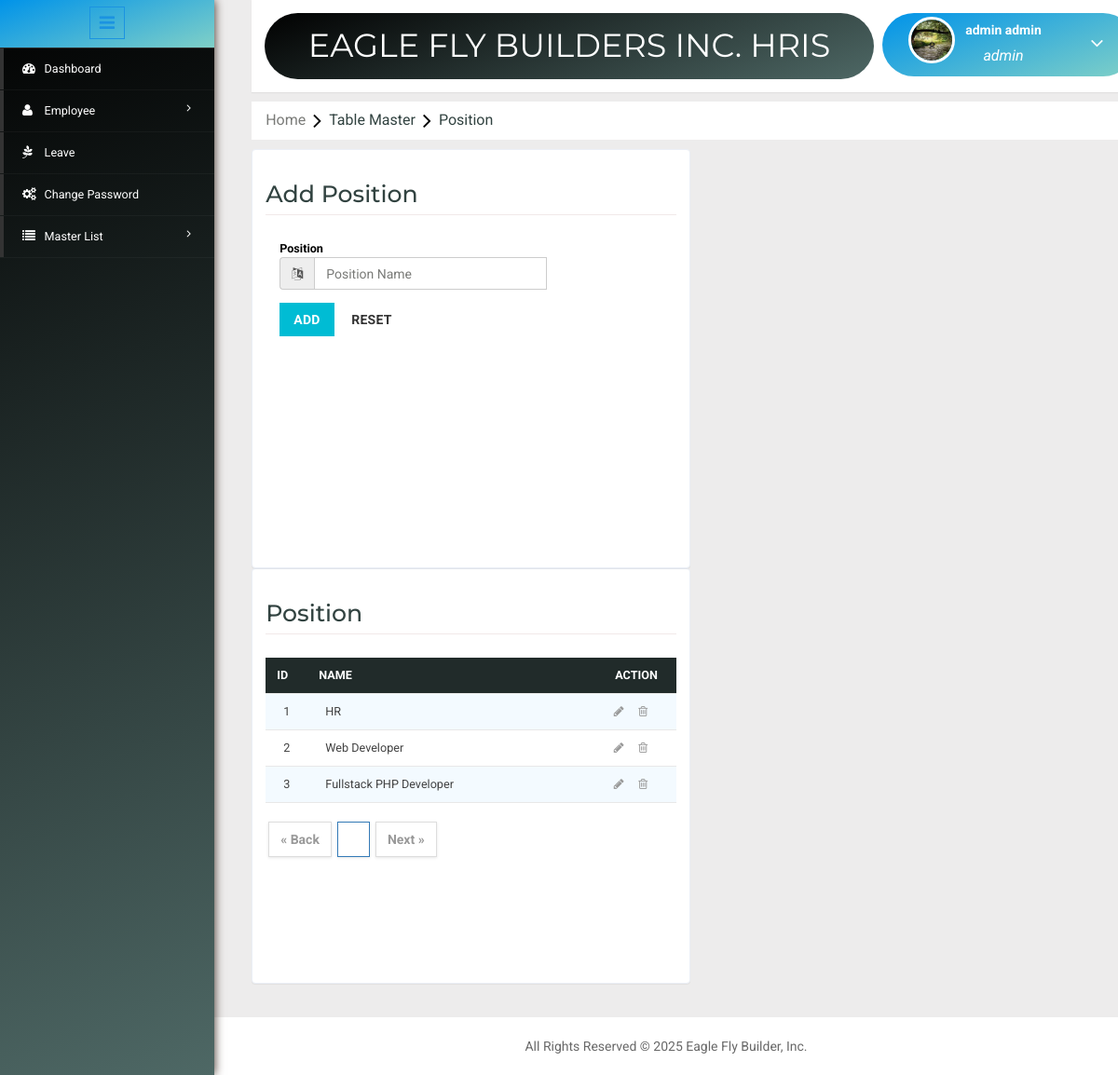
The app's page /position.php (signed in) with its own data.
### tables this page shows
CREATE TABLE `position` (
  `PositinId` int(11) NOT NULL,
  `Name` varchar(200) NOT NULL
);

### position.php (the view, shortened to what this page needs)
<?php include('header.php'); ?>
<?php
	$dbs = new database();
	$db=$dbs->connection();
  $name="";
  $pagelimit = 5;
  $positionid = mysqli_query($db,"select count(PositinId) total from position");
  $positionn = mysqli_fetch_assoc($positionid);
  $number_of_row = ceil($positionn['total'] /5);
  if(isset($_GET['bn']) && intval($_GET['bn']) <= $number_of_row && intval($_GET['bn']) != 0)
  {
    $Skip = (intval($_GET['bn']) * $pagelimit) - $pagelimit;
    $sql = mysqli_query($db,"select * from position LIMIT $Skip,$pagelimit");
  }
  else
  {
    $sql = mysqli_query($db,"select * from position LIMIT $pagelimit");
  }
?>
<link rel="stylesheet" type="text/css" href="css/table-style.css" />
<ol class="breadcrumb" style="margin: 10px 0px ! important;">
    <li class="breadcrumb-item"><a href="Home.php">Home</a><i class="fa fa-angle-right"></i>Table Master<i class="fa fa-angle-right"></i>Position</li>
</ol>
<div class="validation-system" style="margin-top: 0;">
 		<div class="validation-form" style="overflow: auto; margin-right:20px; height: 450px; width: 49%; float: left;">
        <form method="POST" action="controller/ccity.php?positionedit=<?php echo isset($row['PositinId']) ? $row['PositinId'] : ''; ?>">
        <div class="vali-form-group" >
        <h2>Add Position</h2>
          	<div class="col-md-3 control-label">
            	<label class="control-label">Position</label>
              	<div class="input-group">
                  	<span class="input-group-addon">
              			<i class="fa fa-language" aria-hidden="true"></i>
              		</span>
              	<input type="text" name="position" required="" value="<?php echo $name; ?>"  placeholder="Position Name" class="form-control" style="width: 250px; height: 35px; float: right;">
              	</div>
            </div>
        </div>
            <div class="col-md-12 form-group">
              <button type="submit" name="positionl" class="btn btn-primary">Add</button>
              <button type="reset" class="btn btn-default">Reset</button>
            </div>
          <div class="clearfix"> </div>
        </form>
 </div>
 <div class="validation-form" style="width: 49%; overflow: auto;">
 		<div style="height: 396px;">
					<div class="w3l-table-info">
					  <h2>Position</h2>
					    <table id="table">
						<thead>
						  <tr>
						  	<th>Id</th>
							<th style="width: 5000px;">Name</th>
							<th style="text-align: center; width: 450px;">Action</th>
						  </tr>
						</thead>
						<tbody>
						<?php $i=1; while($row = mysqli_fetch_assoc($sql)) { ?>
						<tr>
							<td><?php if(isset($_GET['bn'])==0){ echo $i; } else{ echo ($_GET['bn']-1)*5+$i; } $i++;?></td>
							<td><?php echo ucfirst($row['Name']); ?></td>
							<td><a href="?positionedit=<?php echo $row['PositinId']; ?>"><i class="fa fa-pencil" aria-hidden="true"></i></a>&nbsp;&nbsp;&nbsp;&nbsp;&nbsp;<a href="controller/ccity.php?positiondelete=<?php echo $row['PositinId']; ?>"><i class="fa fa-trash-o" aria-hidden="true"></i></a></td>
						 </tr>
						<?php } ?>
						</tbody>
					  </table>
            <?php
            $current_page = isset($_GET['bn']) ? (int)$_GET['bn'] : 1;
            $pagination = '<div class="pagination">';
            if($current_page > 1) {
                $prev = $current_page - 1;
                $params = isset($_GET["searcposition"]) ? "searcposition=$SearchPosName&" : "";
                $pagination .= "<a href='position.php?{$params}bn=$prev'>&laquo; Back</a>";
            } else {
                $pagination .= "<a class='disabled'>&laquo; Back</a>";
            }
            $start_page = max(1, $current_page - 2);
            $end_page = min($number_of_row, $current_page + 2);
            for($i = $start_page; $i <= $end_page; $i++) {
                $params = isset($_GET["searcposition"]) ? "searcposition=$SearchPosName&" : "";
                $active = ($i == $current_page) ? 'active' : '';
                $pagination .= "<a class='$active' href='position.php?{$params}bn=$i'>$i</a>";
            }
            if($current_page < $number_of_row) {
                $next = $current_page + 1;
                $params = isset($_GET["searcposition"]) ? "searcposition=$SearchPosName&" : "";
                $pagination .= "<a href='position.php?{$params}bn=$next'>Next &raquo;</a>";
            } else {
                $pagination .= "<a class='disabled'>Next &raquo;</a>";
            }
            $pagination .= '</div>';
            echo $pagination;
            ?>
					</div>
		</div>
 </div>
</div>
<?php include('footer.php'); ?>

### css/table-style.css (style rules this page uses)
table { background: white; border-collapse: collapse; margin: 1.25em 0 0; width: 100%; }
table tr, table th, table td { border: none; border-bottom: 1px solid #e8e8e8; font-size: .95em; }
table th, table td { padding: 10px 12px; text-align: left; }
table th { background: #212b2a; color: #fff; text-transform: uppercase; }
table tr td { background: #f3faff; color: #424242; }
table tr:nth-of-type(2n+2) td { background: #ffffff; }
table { width: 100%; }

### position.php (style rules this page uses)
.pagination { margin: 20px 0; text-align: center; }
.pagination a { color: #000000; padding: 8px 12px; text-decoration: none; border: 1px solid #ddd; margin: 0 3px; font-size: 14px; font-weight: bold; display: inline-block; min-width: 35px; background-color: #ffffff; box-shadow: 0 1px 3px rgba(0,0,0,0.1); }
.pagination a.active { background-color: #337ab7; color: white; border: 1px solid #337ab7; }
.pagination .disabled { color: #999; pointer-events: none; background-color: #f8f9fa; }

### records on screen
position: Name "HR"
position: Name "Web Developer"
position: Name "Fullstack PHP Developer"

### other values on screen
$_SESSION['User']['FirstName'] "admin"
$_SESSION['User']['LastName'] "admin"
$_SESSION['role']['Name'] "admin"
